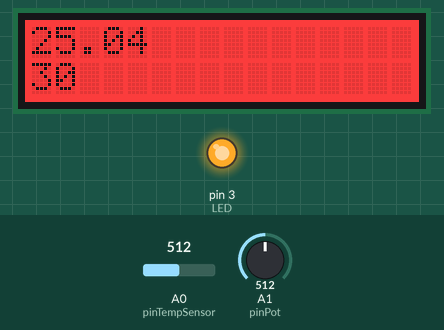
Recording of a sketch running on a simulated Arduino Uno, built with avr-gcc and run on an emulated ATmega328P. On the bench: 16×2 character LCD, output pins drawn as LEDs (lit = HIGH). Inputs (shaded band) come from the test bench; at power-on: A0 (pinTempSensor) = 512, A1 (pinPot) = 512. What the sketch prints to the serial monitor is not drawn.

Above: at 2.2 s.
2.3 s: A0 (pinTempSensor) set to 563
At 4.2 s:
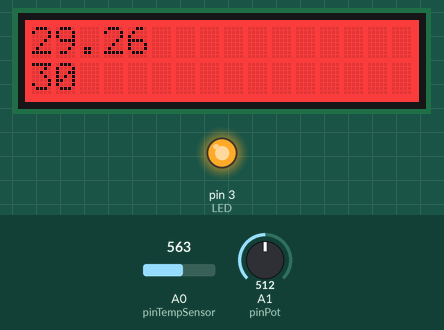
4.5 s: A0 (pinTempSensor) set to 589
At 6.3 s:
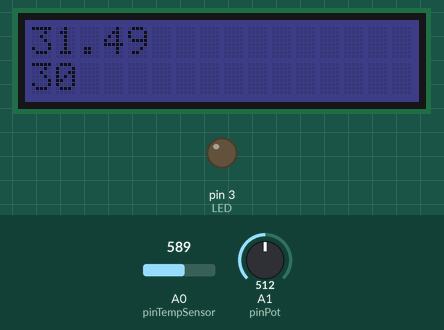
6.6 s: A1 (pinPot) set to 596
At 7.5 s:
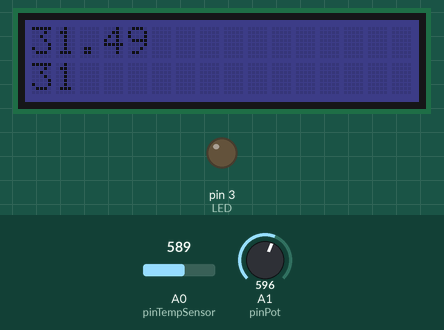
8.6 s: A1 (pinPot) set to 623
At 9.7 s:
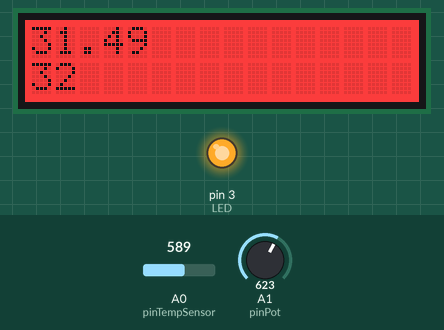
10.6 s: A0 (pinTempSensor) set to 511
At 12.0 s:
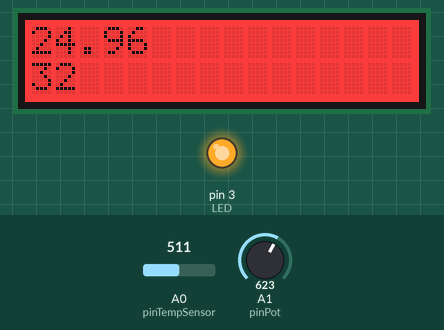
12.6 s: A1 (pinPot) set to 716
At 14.2 s:
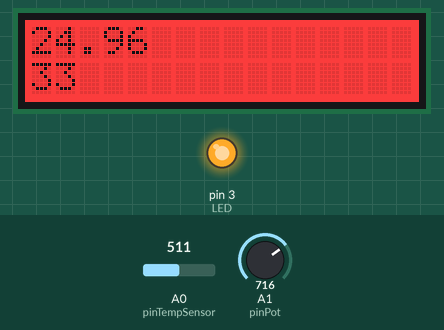
Timing chart, 0 to 15.6 s (numbered marks = the images above; inputs shaded):
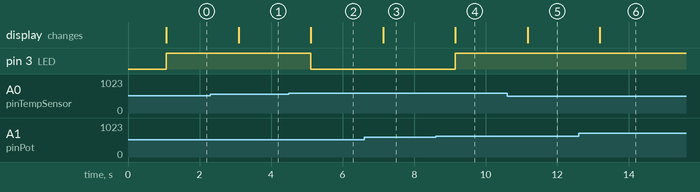

The sketch:

Temp_LCD_Pot.ino
```cpp
// Matthieu Croci
// Temp. Sensor printed on the LCD screen and the cut is regulated with a Potentiometer
// Also a LED is turned on when the temperature is above the cut

#include <math.h>
#include "rgb_lcd.h"
rgb_lcd lcd;

// Screen

const int colorR = 0;
const int colorG = 0;
int colorB = 100;

// Temp. Sensor

const int B = 4275;
const int R0 = 100000;
const int pinTempSensor = A0;

// Potentiometer

const int pinPot = A1;

// LED

# define LED 3

void setup(){
    Serial.begin(9600);
    lcd.begin(16, 2);
    lcd.setRGB(colorR, colorG, colorB);
    pinMode(LED,OUTPUT);
    delay(1000);
}

void loop()
{
    int a = analogRead(pinTempSensor);

    float R = 1023.0/a-1.0;
    R = R0*R;
    float temp = 1.0/(log(R/R0)/B+1/298.15)-273.15; // convert to temperature via datasheet

    Serial.println(temp);
    int pot = analogRead(pinPot);
    int cut = map(pot,0,1023,20,40);
    Serial.println(cut);

    // Print on the LCD screen the temperature and the cut value

    lcd.setCursor(0, 0);
    lcd.print(temp);
    lcd.setCursor(0, 1);
    lcd.print(cut);

    if(temp>=cut){
      lcd.setRGB(0, 0, 100);
      digitalWrite(LED,LOW);
      Serial.println("Above");
      }
    else{
      lcd.setRGB(255, 0, 0);
      digitalWrite(LED,HIGH);
      Serial.println("Under");
    }

    delay(1000);

}
```

Measured:
- the behaviour switches between 571 and 572 on A0 (pinTempSensor) (found by bisection; images 1 and 2)
- the behaviour switches between 613 and 614 on A1 (pinPot) (found by bisection; images 3 and 4)
- after the input at 2.3 s, the display: changes after 0.79 s (image 1)
- after the input at 4.5 s, pin 3 (LED): HIGH → LOW after 0.61 s; the display: changes after 0.61 s (image 2)
- after the input at 6.6 s, the display: changes after 0.53 s (image 3)
- after the input at 8.6 s, pin 3 (LED): LOW → HIGH after 0.55 s; the display: changes after 0.55 s (image 4)
- after the input at 10.6 s, the display: changes after 0.57 s (image 5)
- after the input at 12.6 s, the display: changes after 0.59 s (image 6)
